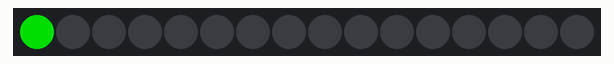
Recording of a sketch running on a simulated Arduino Uno, built with avr-gcc and run on an emulated ATmega328P. Parts: 16 RGB LEDs in strip order, left to right. Dim RGB values are drawn brighter than linear.

Above: at 0.1 s.
At 1.6 s:
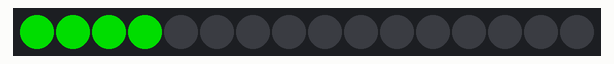
At 2.6 s:
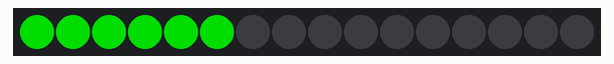
At 3.6 s:
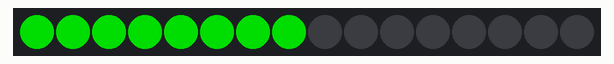
At 5.6 s:
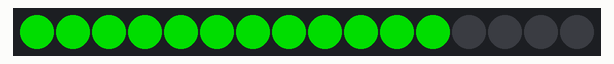
At 7.6 s:
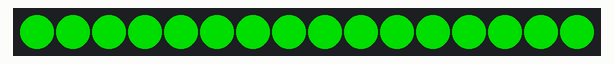

The sketch:

simple.ino
```cpp
#include <Adafruit_NeoPixel.h>

// Which pin on the Arduino is connected to the NeoPixels?
int PIN = 6;  // On Trinket or Gemma, suggest changing this to 1

// How many NeoPixels are attached to the Arduino?
int NUMPIXELS = 16;  // Popular NeoPixel ring size

// When setting up the NeoPixel library, we tell it how many pixels,
// and which pin to use to send signals. Note that for older NeoPixel
Adafruit_NeoPixel pixels(NUMPIXELS, PIN, NEO_GRB + NEO_KHZ800);

int DELAYVAL = 500;  // Time (in milliseconds) to pause between pixels

void setup() {
  pixels.begin();  // INITIALIZE NeoPixel strip object (REQUIRED)
  pixels.show();
}

void loop() {
  pixels.clear();  // Set all pixel colors to 'off'

  // The first NeoPixel in a strand is #0, second is 1, all the way up
  // to the count of pixels minus one.
  for (int i = 0; i < NUMPIXELS; i++) {  // For each pixel...

    // pixels.Color() takes RGB values, from 0,0,0 up to 255,255,255
    // Here we're using a moderately bright green color:
    pixels.setPixelColor(i, pixels.Color(0, 150, 0));

    pixels.show();  // Send the updated pixel colors to the hardware.

    delay(DELAYVAL);  // Pause before next pass through loop
  }
}
```

Measured:
- by itself, everything shown: repeats every 8.0 s, in 16 steps
- what the display in image 5 shows lasts 0.5 s, from 7.5 s to 8.0 s
